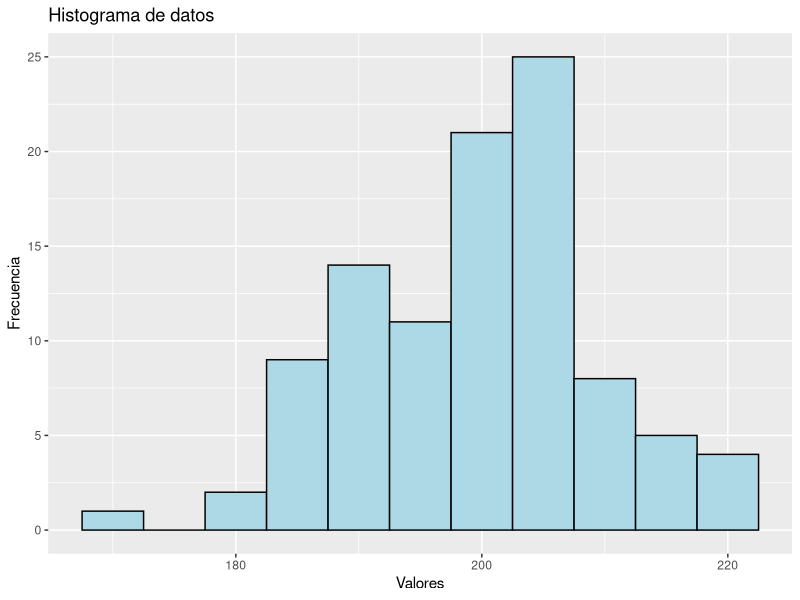
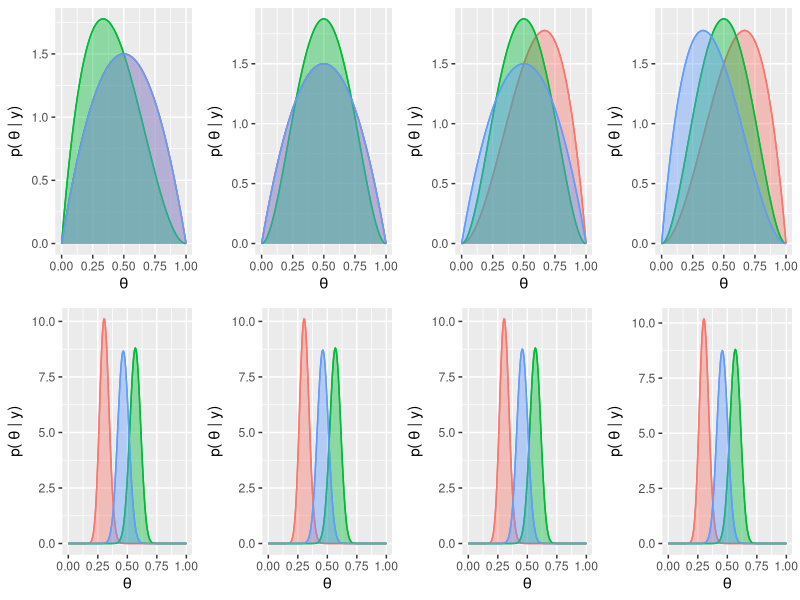
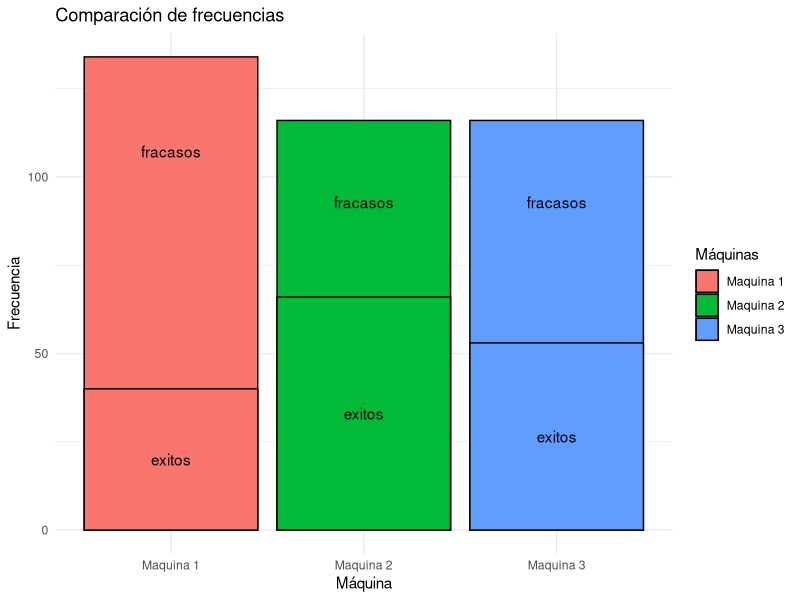
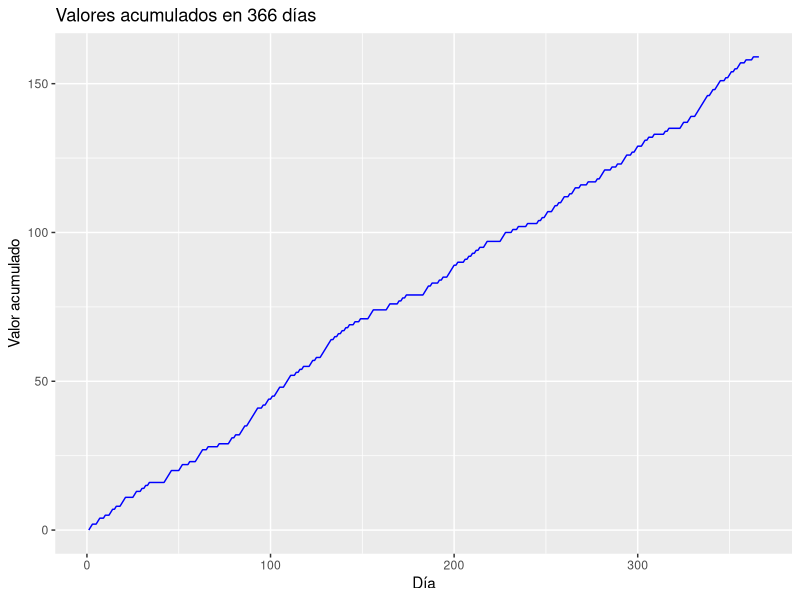
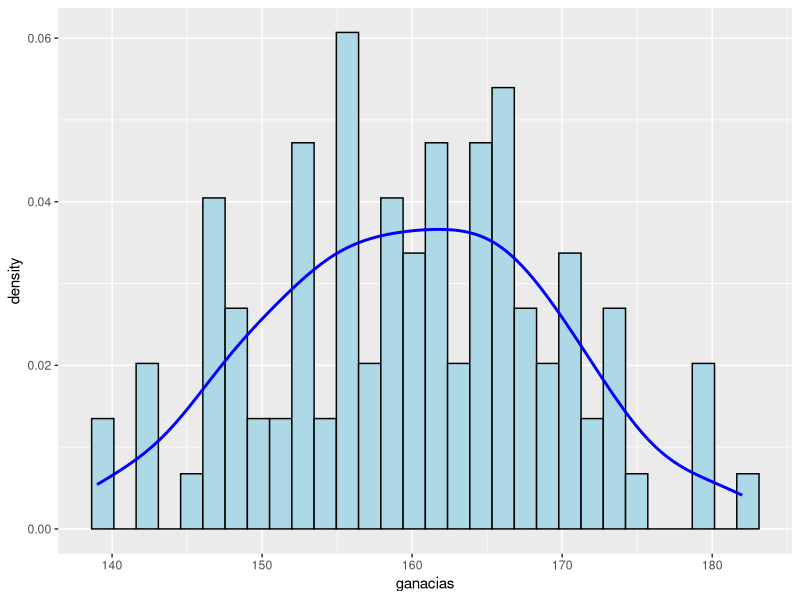
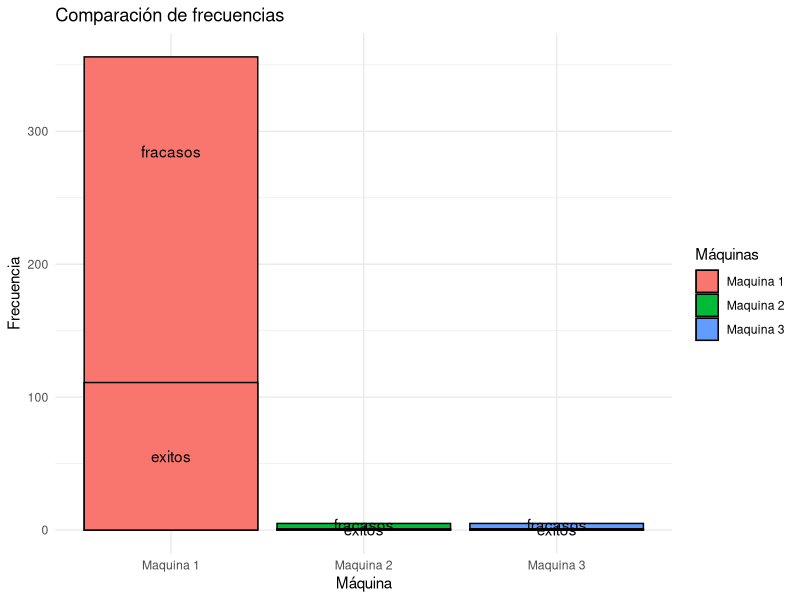
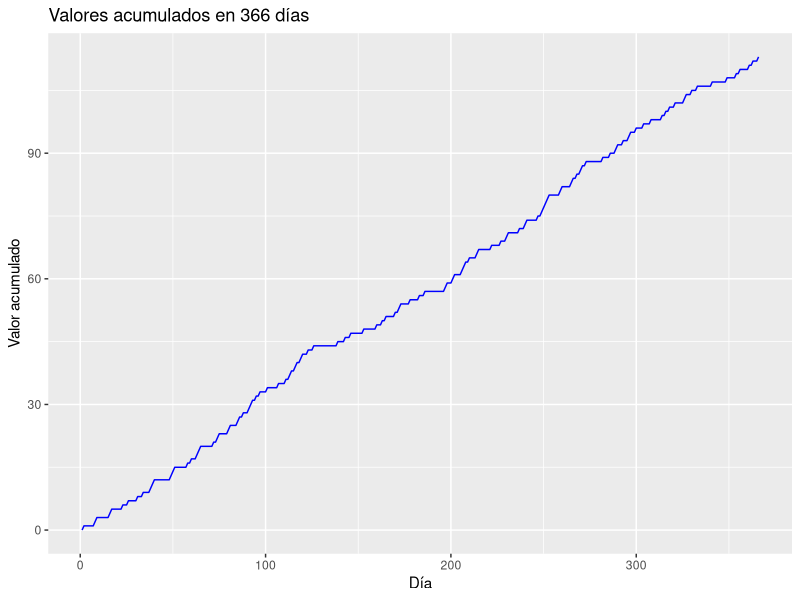
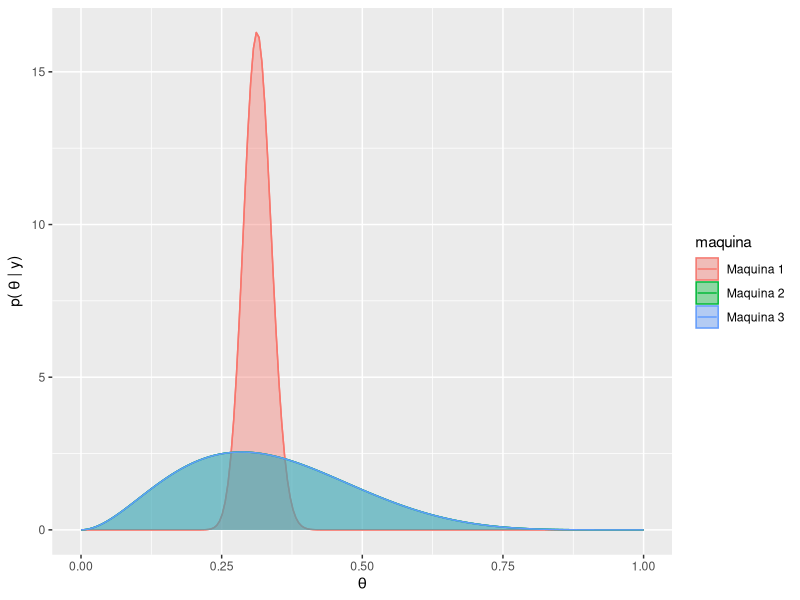

The R script that drew these images, in order:
library(ggplot2)
library(dplyr)
library(cowplot)
library(gridExtra)
n_simulaciones=100
set.seed(491)
resultados=rbinom(n_simulaciones, 366, 0.55)
datos=data.frame(resultados)
summary(datos) # mejorar


ggplot(data.frame(x = resultados), aes(x)) +
  geom_histogram(binwidth = 5, fill = "lightblue", color = "black") +
  #geom_density(color = "red", size = 1.5) +  # Agrega la línea suavizada
  labs(title = "Histograma de datos",
       x = "Valores",
       y = "Frecuencia")

#en promedio esperamos que gane 200.6 veces o 201


################################################################################
######################### funcion para graficar ################################
graficar<-function(cont_tiradas, cont_exitos, wins, alphas, betas){
  df <- data.frame(maq = c("Maquina 1", "Maquina 2", "Maquina 3"),
                   freq = cont_tiradas,
                   exitos = cont_exitos,
                   fracasos = cont_tiradas - cont_exitos)
  g1<-ggplot(df, aes(x = maq, fill = maq)) +
    geom_bar(aes(y = freq ), stat = "identity", color = "black") +
    geom_bar(aes(y = exitos ), stat = "identity", color = "black") +
    geom_text(aes(y = exitos, label = "exitos"), position = position_stack(vjust = 0.5)) +
    geom_text(aes(y = freq, label = "fracasos"), position = position_stack(vjust = 0.8)) +
    labs(title = "Comparación de frecuencias",
         x = "Máquina",
         y = "Frecuencia") +
    theme_minimal() +
    guides(fill = guide_legend(title = "Máquinas"))
  
  
  # Crear el gráfico de ganancias
  df <- data.frame(dias = 1:366, wins=wins)
  g2<-ggplot(df, aes(x = dias, y = wins)) +
    geom_line(color = "blue")+
    labs(title = "Valores acumulados en 366 días",
         x = "Día",
         y = "Valor acumulado")
  
  # Crear el gráfico de postiriors
  x1=seq(0,1,length.out =200)
  posterior1=dbeta(x1,alphas[1],betas[1])
  posterior2=dbeta(x1,alphas[2],betas[2])
  posterior3=dbeta(x1,alphas[3],betas[3])
  
  df <- data.frame(
    theta = x1,
    posterior = rep(c(posterior1,posterior2, posterior3), time = 1),
    maquina = rep(c("Maquina 1", "Maquina 2", "Maquina 3"), each = length(x1))
  )
  
  g3<-ggplot(df)+
    aes(x = theta, y = posterior, color = maquina)+
    theme(legend.position = "right")+
    geom_line() +
    geom_area(aes(fill = maquina), alpha = 0.4, position = "identity") +
    labs(x = expression(theta), y = expression("p(" ~ theta ~ "| y)"))
  print(g1)
  print(g2)
  print(g3)
}
################################################################################
################################################################################

## Estrategia 1: Completamente al azar
####################### 1
al_azar <- function(lista1) {
  alphas <- lista1[[1]]
  betas <- lista1[[2]]
  tethas <- lista1[[3]]
  prior_df <- lista1[[4]]
  x1=seq(0,1,length.out =200)

  sample <- sample(1:length(alphas), 1)
  juego <- rbinom(1, 1, tethas[sample])
  alphas[sample] <- alphas[sample] + juego
  betas[sample] <- betas[sample] + 1 - juego
  
  postirior <- dbeta(x1, alphas[sample],  betas[sample])
  prior_df[, sample] <- postirior
  salida1_list <- list(alphas, betas, tethas, prior_df, sample, juego)
  return(salida1_list)
}

####################### 2
set.seed(491)
alphas<-c(2,2,2)
betas<-c(2,2,2)
tethas=c(0.3,0.55,0.45)

x1=seq(0,1,length.out =200)
prior_df <- data.frame(prior1=dbeta(x1,alphas[1],betas[1]), 
                       prior2=dbeta(x1,alphas[2],betas[2]), 
                       prior3=dbeta(x1,alphas[3],betas[3]))

wins=numeric(366)
cont_exitos= c(0,0,0)
cont_tiradas = c(0, 0, 0)
juego=0
sample=0
entrada1_list = list(alphas, betas, tethas, prior_df, sample, juego)
graf_list=list()

for (i in 1:366) {
  entrada1_list=al_azar(lista1=entrada1_list)
  sample <- entrada1_list[[5]]
  juego <- entrada1_list[[6]]
  cont_exitos[sample] <- cont_exitos[sample] + juego
  cont_tiradas[sample] <- cont_tiradas[sample] + 1
  prior_df <- entrada1_list[[4]]

  if(i==1){
    wins[i]=juego
  }else{
    wins[i]=wins[i-1]+juego
  }
  prior_df_largo <- data.frame(
    theta = x1,
    posterior = rep(c(prior_df$prior1, 
                      prior_df$prior2, 
                      prior_df$prior3), time = 1),
    maquina = rep(c("Maquina 1", "Maquina 2", "Maquina 3"), each = 200)
  )
  graf_list[[i]] <- ggplot(prior_df_largo)+
    aes(x = theta, y = posterior, color = maquina)+
    theme(legend.position = "none")+
    geom_line() +
    geom_area(aes(fill = maquina), alpha = 0.4, position = "identity") +
    labs(x = expression(theta), y = expression("p(" ~ theta ~ "| y)"))
}

grid.arrange(graf_list[[1]],graf_list[[2]],graf_list[[3]],graf_list[[4]],
             graf_list[[363]],graf_list[[364]],graf_list[[365]],graf_list[[366]],
             ncol = 4)


# Crear el gráfico de barras
df <- data.frame(maq = c("Maquina 1", "Maquina 2", "Maquina 3"),
                 freq = cont_tiradas,
                 exitos = cont_exitos,
                 fracasos = cont_tiradas - cont_exitos)
ggplot(df, aes(x = maq, fill = maq)) +
  geom_bar(aes(y = freq ), stat = "identity", color = "black") +
  geom_bar(aes(y = exitos ), stat = "identity", color = "black") +
  geom_text(aes(y = exitos, label = "exitos"), position = position_stack(vjust = 0.5)) +
  geom_text(aes(y = freq, label = "fracasos"), position = position_stack(vjust = 0.8)) +
  labs(title = "Comparación de frecuencias",
       x = "Máquina",
       y = "Frecuencia") +
  theme_minimal() +
  guides(fill = guide_legend(title = "Máquinas"))


df <- data.frame(dias = 1:366, wins=wins)

# Crear el gráfico evolucion ganancia
ggplot(df, aes(x = dias, y = wins)) +
  geom_line(color = "blue")+
  labs(title = "Valores acumulados en 366 días",
       x = "Día",
       y = "Valor acumulado")


######################## 3 1000 de 365 dias
wins1_anio = numeric(n_simulaciones)

for (anio in 1:n_simulaciones) {
  alphas<-c(2,2,2)
  betas<-c(2,2,2)
  tethas=c(0.3,0.55,0.45)
  x1=seq(0,1,length.out =200)
  prior_df <- data.frame(prior1=dbeta(x1,alphas[1],betas[1]), 
                         prior2=dbeta(x1,alphas[2],betas[2]), 
                         prior3=dbeta(x1,alphas[3],betas[3]))
  wins=numeric(366)
  cont_exitos= c(0,0,0)
  cont_tiradas = c(0, 0, 0)
  juego=0
  sample=0
  entrada1_list = list(alphas, betas, tethas, prior_df, sample, juego)
  graf_list=list()
  
  for (i in 1:366) {
    entrada1_list=al_azar(lista1=entrada1_list)
    sample <- entrada1_list[[5]]
    juego <- entrada1_list[[6]]
    cont_exitos[sample] <- cont_exitos[sample] + juego
    cont_tiradas[sample] <- cont_tiradas[sample] + 1
    prior_df <- entrada1_list[[4]]
    
    if(i==1){
      wins[i]=juego
    }else{
      wins[i]=wins[i-1]+juego
    }
  }
  wins1_anio[anio] <- wins[366]
}

ganacias_df <- data.frame(anios=1:n_simulaciones, ganacias=wins1_anio)
ggplot(ganacias_df) +
  aes(x = ganacias) +
  geom_histogram(aes(y = ..density..), color = "black", fill = "lightblue", bins = 30) +
  geom_density(color = "blue", size = 1)

#4 no es bayesiano, es al azar perreque

################################################################################
################################################################################
################################################################################

## Estrategia 2: Greedy con tasa obs

###### 1 Fijamos la semilla
set.seed(412)
greedy_tasa_obs<-function(lista2){
  fl_calentamiento <- lista2[[5]]
  t <- lista2[[2]]
  tethas <- lista2[[1]]
  if (fl_calentamiento){
    sample <- sample(1:3, 1)
  }
  else{
    sample <- order(t + runif(3,0.001, 0.009), decreasing = TRUE)[1]
  }
  juego <- rbinom(1, 1, tethas[sample])
  lista2_salida<-list(tethas, t, juego, sample, fl_calentamineto)
  return(lista2_salida)
}

# Defino variables necesarias
tethas=c(0.3,0.55,0.45)
t = c(0.5,0.5,0.5)
cont_exitos= c(0,0,0)
cont_tiradas = c(0, 0, 0)
juego=0
sample=0
fl_calentamineto=FALSE
wins=numeric(366)
lista2_entrada=list(tethas, t, juego, sample, fl_calentamineto)

for(i in 1:366){
  fl_calentamineto <- ifelse(i>10, FALSE, TRUE )

  lista2_entrada <- greedy_tasa_obs(lista2 = lista2_entrada)
  juego <- lista2_entrada[[3]]
  sample <- lista2_entrada[[4]]
  cont_exitos[sample] <- cont_exitos[sample] + juego
  cont_tiradas[sample] <- cont_tiradas[sample] + 1
  lista2_entrada[[2]][sample] <- cont_exitos[sample] / cont_tiradas[sample]
  if(i==1){
    wins[i]=juego
  }else{
    wins[i]=wins[i-1]+juego
  }
}

alphas <- c(2+cont_exitos[1], 2+cont_exitos[2], 2+cont_exitos[3])
betas <- c(2+cont_tiradas[1]-cont_exitos[1],
           2+cont_tiradas[2]-cont_exitos[2],
           2+cont_tiradas[3]-cont_exitos[3])
# Graficos
graficar(cont_tiradas, cont_exitos, wins, alphas, betas)


######################## 3 1000 de 365 dias

wins2_anio = numeric(n_simulaciones)

for (anio in 1:n_simulaciones) {
  # Definimos parametros
  tethas=c(0.3,0.55,0.45)
  t = c(0.5,0.5,0.5)
  cont_exitos= c(0,0,0)
  cont_tiradas = c(0, 0, 0)
  juego=0
  sample=0
  fl_calentamineto=TRUE
  wins=numeric(366)
  lista2_entrada=list(tethas, t, juego, sample, fl_calentamineto)
  #Simulamos anio
  for(i in 1:366){
    fl_calentamineto <- ifelse(i>10, FALSE, TRUE )
    
    lista2_entrada <- greedy_tasa_obs(lista2 = lista2_entrada)
    juego <- lista2_entrada[[3]]
    sample <- lista2_entrada[[4]]
    cont_exitos[sample] <- cont_exitos[sample] + juego
    cont_tiradas[sample] <- cont_tiradas[sample] + 1
    lista2_entrada[[2]][sample] <- cont_exitos[sample] / cont_tiradas[sample]
    if(i==1){
      wins[i]=juego
    }else{
      wins[i]=wins[i-1]+juego
    }
  }
  wins2_anio[anio] <- wins[366]
}

ganacias_df <- data.frame(anios=1:n_simulaciones, ganacias=wins2_anio)
ggplot(ganacias_df) +
  aes(x = ganacias) +
  geom_histogram(aes(y = ..density..), color = "black", fill = "lightblue", bins = 30) +
  geom_density(color = "blue", size = 1)
#Se ve bine la suma de 3 normales de 3 maquinas, esta bueno

#4 creo que es un metodo frecuentista porque juega nu par de veces y decide


################################################################################
################################################################################
################################################################################

# Estrategia 3: Greedy con probabilidad a posteriorir
# entiendo que elige la que tenga mejor esperanza hasta el momento

set.seed(412)
greedy_prob_posterior<-function(lista3){
  tethas <- lista3[[1]]
  alphas <- lista3[[2]]
  betas <- lista3[[3]]
  
  esperanzas = c(alphas[1]/(alphas[1]+betas[1]),
                alphas[2]/(alphas[2]+betas[2]),
                alphas[3]/(alphas[3]+betas[3]))
  #print(esperanzas)
  sample <- order(esperanzas + runif(3,0.001, 0.009)  , decreasing = TRUE)[1]
  juego <- rbinom(1, 1, tethas[sample])
  alphas[sample] <- alphas[sample] + juego
  betas[sample] <- betas[sample] + 1 - juego
  
  lista3_salida<-list(tethas, alphas, betas, juego, sample)
  return(lista3_salida)
}

# Defino variables necesarias
tethas=c(0.3,0.55,0.45)
alphas<-c(2,2,2)
betas<-c(2,2,2)
juego=0
sample=0
cont_exitos= c(0,0,0) 
cont_tiradas = c(0, 0, 0)

wins=numeric(366)
lista3_entrada=list(tethas, alphas, betas, juego, sample)

for(i in 1:366){
  lista3_entrada <- greedy_prob_posterior(lista3 = lista3_entrada)
  juego <- lista3_entrada[[4]]
  alphas <- lista3_entrada[[2]]
  betas <- lista3_entrada[[3]]
  sample <- lista3_entrada[[5]]
  cont_exitos[sample] = cont_exitos[sample] + juego 
  cont_tiradas[sample] = cont_tiradas[sample] + 1
  if(i==1){
    wins[i]=juego
  }else{
    wins[i]=wins[i-1]+juego
  }
}
alphas <- lista3_entrada[[2]]
betas<- lista3_entrada[[3]]
# Graficos
graficar(cont_tiradas, cont_exitos, wins, alphas, betas)


######################## 3 1000 de 365 dias
wins3_anio=numeric(n_simulaciones)
for (anio in 1:n_simulaciones) {
  # Defino variables necesarias
  tethas=c(0.3,0.55,0.45)
  alphas<-c(2,2,2)
  betas<-c(2,2,2)
  juego=0
  sample=0
  cont_exitos= c(0,0,0) 
  cont_tiradas = c(0, 0, 0)
  
  wins=numeric(366)
  lista3_entrada=list(tethas, alphas, betas, juego, sample)
  
  for(i in 1:366){
    lista3_entrada <- greedy_prob_posterior(lista3 = lista3_entrada)
    juego <- lista3_entrada[[4]]
    alphas <- lista3_entrada[[2]]
    betas <- lista3_entrada[[3]]
    sample <- lista3_entrada[[5]]
    cont_exitos[sample] = cont_exitos[sample] + juego 
    cont_tiradas[sample] = cont_tiradas[sample] + 1
    if(i==1){
      wins[i]=juego
    }else{
      wins[i]=wins[i-1]+juego
    }
  }
  wins3_anio[anio]<-wins[366]
}

ganancia_df <- data.frame(wins = wins3_anio)
ggplot(ganancia_df) +
  aes(x = wins) +
  geom_histogram(aes(y = ..density..), color = "black", fill = "lightblue", bins = 30) +
  geom_density(color = "blue", size = 1)

##4 me parece un metodo bayesiano porque usa las 

################################################################################
################################################################################
################################################################################
# Estrategia 4: e-greedy con tasa obs

set.seed(412)
e_greedy_tasa_obs<-function(lista4){
  e<-lista4[[3]]
  explote<-runif(1)
  lista4[[6]] = 0
  lista4[[7]] = 0
  if(explote<=1-e){#Elige el mejor
    lista4[[7]] = 1 # exploto
    sample <-  order(t + runif(3,0.001, 0.009), decreasing = TRUE)[1]
  }else{#Elige aleatoriamente 
    lista4[[6]] = 1 # exploro
    sample <-  as.numeric(sample(1:3, 1))
  }

  juego <- rbinom(1, 1, tethas[sample])
  lista4_salida<-list(tethas, t, e, juego, sample, lista4[[6]], lista4[[7]])
  return(lista4_salida)
}

############# e = 0.2 ######################
e=0.2
# Defino variables necesarias
tethas=c(0.3,0.55,0.45)
t = c(0.5,0.5,0.5)
cont_exitos= c(0,0,0) 
cont_tiradas = c(0, 0, 0)
juego=0
sample=0
exploro=0
exploto=0
wins=numeric(366)
lista4_entrada=list(tethas, t, e, juego, sample, exploro, exploto)

for(i in 1:366){
  lista4_entrada <- e_greedy_tasa_obs(lista4 = lista4_entrada)
  juego <- lista4_entrada[[4]]
  sample <- lista4_entrada[[5]]
  exploro <- exploro + lista4_entrada[[6]]
  exploto <- exploto + lista4_entrada[[7]]
  cont_exitos[sample] <- cont_exitos[sample] + juego
  cont_tiradas[sample] <- cont_tiradas[sample] + 1
  lista4_entrada[[2]][sample] <- cont_exitos[sample] / cont_tiradas[sample]
  if(i==1){
    wins[i]=juego
  }else{
    wins[i]=wins[i-1]+juego
  }
}
alphas <- c(2+cont_exitos[1], 2+cont_exitos[2], 2+cont_exitos[3])
betas <- c(2+cont_tiradas[1]-cont_exitos[1],
           2+cont_tiradas[2]-cont_exitos[2],
           2+cont_tiradas[3]-cont_exitos[3])

# Graficos
graficar(cont_tiradas, cont_exitos, wins, alphas, betas)


######################## 3 1000 de 365 dias
wins4_anio=numeric(n_simulaciones)
for (anio in 1:n_simulaciones) {
  # Defino variables necesarias
  tethas=c(0.3,0.55,0.45)
  t = c(0.5,0.5,0.5)
  cont_exitos= c(0,0,0) 
  cont_tiradas = c(0, 0, 0)
  juego=0
  sample=0
  exploro=0
  exploto=0
  
  wins=numeric(366)
  lista4_entrada=list(tethas, t, e, juego, sample, exploro, exploto)
  
  for(i in 1:366){
    lista4_entrada <- e_greedy_tasa_obs(lista4 = lista4_entrada)
    juego <- lista4_entrada[[4]]
    sample <- lista4_entrada[[5]]
    exploro <- exploro + lista4_entrada[[6]]
    exploto <- exploto + lista4_entrada[[7]]
    cont_exitos[sample] <- cont_exitos[sample] + juego
    cont_tiradas[sample] <- cont_tiradas[sample] + 1
    lista4_entrada[[2]][sample] <- cont_exitos[sample] / cont_tiradas[sample]
    if(i==1){
      wins[i]=juego
    }else{
      wins[i]=wins[i-1]+juego
    }
  }
  wins4_anio[anio]<-wins[366]
}

ganancia_df <- data.frame(wins = wins4_anio)
ggplot(ganancia_df) +
  aes(x = wins) +
  geom_histogram(aes(y = ..density..), color = "black", fill = "lightblue", bins = 30) +
  geom_density(color = "blue", size = 1)


###### 3 e distintos
graf_list <- list()
j=1
for (e in c(0.1, 0.2, 0.3)){
  wins4_anio=numeric(n_simulaciones)
  for (anio in 1:n_simulaciones) {
    # Defino variables necesarias
    tethas=c(0.3,0.55,0.45)
    t = c(0.5,0.5,0.5)
    cont_exitos= c(0,0,0) 
    cont_tiradas = c(0, 0, 0)
    juego=0
    sample=0
    exploro=0
    exploto=0
    
    wins=numeric(366)
    lista4_entrada=list(tethas, t, e, juego, sample, exploro, exploto)
    
    for(i in 1:366){
      lista4_entrada <- e_greedy_tasa_obs(lista4 = lista4_entrada)
      juego <- lista4_entrada[[4]]
      sample <- lista4_entrada[[5]]
      exploro <- exploro + lista4_entrada[[6]]
      exploto <- exploto + lista4_entrada[[7]]
      cont_exitos[sample] <- cont_exitos[sample] + juego
      cont_tiradas[sample] <- cont_tiradas[sample] + 1
      lista4_entrada[[2]][sample] <- cont_exitos[sample] / cont_tiradas[sample]
      if(i==1){
        wins[i]=juego
      }else{
        wins[i]=wins[i-1]+juego
      }
    }
    wins4_anio[anio]<-wins[366]
  }
  
  ganancia_df <- data.frame(wins = wins4_anio)
  graf_list[[j]] <-ggplot(ganancia_df) + #Reemplazar por boxplots
        aes(x = wins) +
        geom_histogram(aes(y = ..density..), color = "black", fill = "lightblue", bins = 30) +
        geom_density(color = "blue", size = 1)
  j=j+1
}

grid.arrange(graf_list[[1]],
             graf_list[[2]],
             graf_list[[3]],
             ncol=1)

#4 es bayesiano?

################################################################################
################################################################################
################################################################################
# Estrategia 5: soft max


################################################################################
################################################################################
################################################################################
# Estrategia 6: upper bound
set.seed(412)
upper_bound <- function(lista6){
  tethas <- lista6[[1]]
  alphas <- lista6[[2]]
  betas <- lista6[[3]]
  
  esperanzas = c(alphas[1]/(alphas[1]+betas[1]),
                 alphas[2]/(alphas[2]+betas[2]),
                 alphas[3]/(alphas[3]+betas[3]))
  #print(esperanzas)
  UCB <- c(qbeta(0.95, alphas[1], betas[1]), 
           qbeta(0.95, alphas[2], betas[2]), 
           qbeta(0.95, alphas[3], betas[3]))
  sample <- order(UCB + runif(3, 0.001, 0.009), decreasing = TRUE)[1]
  juego <- rbinom(1, 1, tethas[sample])
  alphas[sample] <- alphas[sample] + juego
  betas[sample] <- betas[sample] + 1 - juego
  
  lista6_salida<-list(tethas, alphas, betas, UCB, juego, sample, cont_exitos, cont_tiradas)
  return(lista6_salida)
}

tethas=c(0.3,0.55,0.45)
cont_exitos= c(0,0,0) 
cont_tiradas = c(0, 0, 0)
juego=0
UCB <- c(0, 0, 0)
alphas <- c(2, 2, 2)
betas <- c(2, 2, 2)
wins <- c(0, 0, 0)
lista6_entrada <- list(tethas, alphas, betas, UCB, juego, sample, cont_exitos, cont_tiradas)

for(i in 1:366){
  lista6_entrada <- upper_bound(lista6 = lista6_entrada)
  juego <- lista6_entrada[[5]]
  alphas <- lista6_entrada[[2]]
  betas <- lista6_entrada[[3]]
  sample <- lista6_entrada[[6]]
  cont_exitos <- lista6_entrada[[7]]
  cont_tiradas <- lista6_entrada[[8]]
  cont_exitos[sample] = cont_exitos[sample] + juego 
  cont_tiradas[sample] = cont_tiradas[sample] + 1
  if(i==1){
    wins[i]=juego
  }else{
    wins[i]=wins[i-1]+juego
  }
}

#Graficos
graficar(cont_tiradas, cont_exitos, wins, alphas, betas)

######################## 3 1000 de 365 dias
wins6_anio=numeric(n_simulaciones)
for (anio in 1:n_simulaciones) {
  # Defino variables necesarias
  tethas=c(0.3,0.55,0.45)
  alphas<-c(2,2,2)
  betas<-c(2,2,2)
  juego=0
  sample=0
  cont_exitos= c(0,0,0) 
  cont_tiradas = c(0, 0, 0)
  
  wins=numeric(366)
  lista6_entrada <- list(tethas, alphas, betas, UCB, juego, sample, cont_exitos, cont_tiradas)
  
  for(i in 1:366){
    lista6_entrada <- upper_bound(lista6 = lista6_entrada)
    juego <- lista6_entrada[[5]]
    alphas <- lista6_entrada[[2]]
    betas <- lista6_entrada[[3]]
    sample <- lista6_entrada[[6]]
    cont_exitos <- lista6_entrada[[7]]
    cont_tiradas <- lista6_entrada[[8]]
    cont_exitos[sample] = cont_exitos[sample] + juego 
    cont_tiradas[sample] = cont_tiradas[sample] + 1
    if(i==1){
      wins[i]=juego
    }else{
      wins[i]=wins[i-1]+juego
    }
  }
  wins6_anio[anio]<-wins[366]
}

ganancia_df <- data.frame(wins = wins6_anio)
ggplot(ganancia_df) +
  aes(x = wins) +
  geom_histogram(aes(y = ..density..), color = "black", fill = "lightblue", bins = 30) +
  geom_density(color = "blue", size = 1)


################################################################################
################################################################################
################################################################################
# Estrategia 7: thompson sampling
# Se usa la media para comparar muestras
thompson_sampling <- function(lista7){
  alphas <- lista7[[1]]
  betas <- lista7[[2]]
  tethas <- lista7[[3]]
  muestra<- c(rbeta(1,alphas[1],betas[1]), 
               rbeta(1,alphas[2],betas[2]), 
               rbeta(1,alphas[3],betas[3]))
  #print(muestra)
  sample <- order(muestra, decreasing = TRUE)[1]
  juego <- rbinom(1, 1, tethas[sample])
  alphas[sample] <- alphas[sample] + juego
  betas[sample] <- betas[sample] + 1 - juego
  
  lista7_salida<-list(alphas, betas, tethas,  muestra, juego,  sample)
  return(lista7_salida)
}

#### 2 
set.seed(490)
alphas<-c(2,2,2)
betas<-c(2,2,2)
tethas=c(0.3,0.55,0.45)
wins=numeric(366)
cont_exitos= c(0,0,0)
cont_tiradas = c(0, 0, 0)
juego=0
sample=0
muestra=c()

lista7_entrada<-list(alphas, betas, tethas,  muestra, juego,  sample)

for(i in 1:366){
  lista7_entrada <- thompson_sampling( lista7_entrada )
  juego <- lista7_entrada[[5]]
  sample <- lista7_entrada[[6]]
  cont_exitos[sample] <- cont_exitos[sample] + juego
  cont_tiradas[sample] <- cont_tiradas[sample] + 1

  if(i==1){
    wins[i]=juego
  }else{
    wins[i]=wins[i-1]+juego
  }
}
alphas <- lista7_entrada[[1]]
betas <- lista7_entrada[[2]]
# Graficar
graficar(cont_tiradas, cont_exitos, wins, alphas, betas)

######################## 3 1000 de 365 dias
wins7_anio=numeric(n_simulaciones)
for (anio in 1:n_simulaciones) {
  alphas<-c(2,2,2)
  betas<-c(2,2,2)
  tethas=c(0.3,0.55,0.45)
  wins=numeric(366)
  cont_exitos= c(0,0,0)
  cont_tiradas = c(0, 0, 0)
  juego=0
  sample=0
  muestra=c()
  
  lista7_entrada<-list(alphas, betas, tethas,  muestra, juego,  sample)
  
  for(i in 1:366){
    lista7_entrada <- thompson_sampling( lista7_entrada )
    juego <- lista7_entrada[[5]]
    sample <- lista7_entrada[[6]]
    cont_exitos[sample] <- cont_exitos[sample] + juego
    cont_tiradas[sample] <- cont_tiradas[sample] + 1
    
    if(i==1){
      wins[i]=juego
    }else{
      wins[i]=wins[i-1]+juego
    }
  }
  wins7_anio[anio]<-wins[366]
}

ganancia_df <- data.frame(wins = wins7_anio)
ggplot(ganancia_df) +
  aes(x = wins) +
  geom_histogram(aes(y = ..density..), color = "black", fill = "lightblue", bins = 30) +
  geom_density(color = "blue", size = 1)

